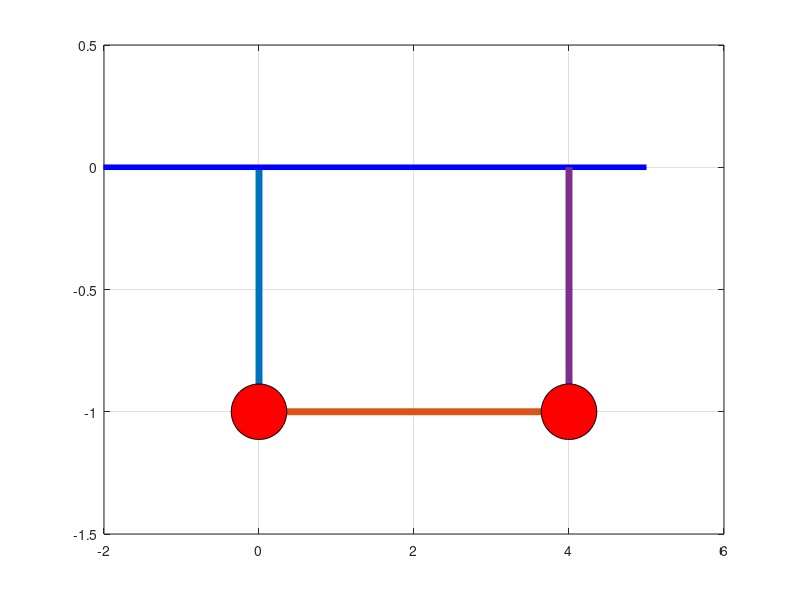

Here is the MATLAB script that generated this plot:
clear all;
close all;
clf;

%Two Coupled pendulums  

%Time parameters
tau=0.05;
tfinal=20;
t=0:tau:tfinal;
N=length(t);

x1=zeros(1,N+1);
x2=zeros(1,N+1);
v1=zeros(1,N+1);
v2=zeros(1,N+1);
a1=zeros(1,N+1);
a2=zeros(1,N+1);

%I C
x1(1)=0.24;
x2(1)=0.12;
x1(2)=x1(1)+tau*v1(1);
x2(2)=x2(1)+tau*v2(1);
v1(1)=0.32;
v2(1)=0.22;
a1(1)=0;
a2(1)=0;

g=9.8;
l=1;
k1=0.5;
k2=0.2;
m=1;


%Using the difference coupled pendulums equations

for i=3:N
  x1(i)=2*x1(i-1)-x1(i-2)+tau*tau*(-1*g/l)*sin(x1(i-1))+(k1/m)*(x2(i-1)-x1(i-1));  %discrete form of diff eq for the first mass
  x2(i)=2*x2(i-1)-x2(i-2)+tau*tau*(-1*g/l)*sin(x2(i-1))+(k2/m)*(x2(i-1)-x1(i-1));  %second mass
  v1(i-1)=(x1(i)-x1(i-2))/(2*tau); %discrete form for velocity
  v2(i-1)=(x2(i)-x2(i-2))/(2*tau);
  a1(i-1)=(v1(i)-v1(i-2))/(2*tau);  %acceleration
  a2(i-1)=(v2(i)-v2(i-2))/(2*tau);
 end 
 %Final values for velocity and acceleration
v1(N)=(x1(N)-x1(N-1))/(2*tau);
v2(N)=(x2(N)-x2(N-1))/(2*tau);
a1(N)=(v1(N)-v1(N-1))/(2*tau);
a2(N)=(v2(N)-v2(N-1))/(2*tau);  


%Animation 

ct=1;
for j=1:length(x1)
  position1=x1(j);
  position2=x2(j);
  %Pivot fices points
  %First pendulum
  x01=0;
  y01=0;
  %second
  x02=4;
  y02=0;
  %moving points
 %First 
 x11=l*cos(position1-(pi/2));
 y11=-l*sin(position1+(pi/2));
 %Second
 x22=l*cos(position2-(pi/2));
 y22=-l*sin(position2+(pi/2));

 figure(6)
 %plotting coordinates first pendulum
 plot([x01,x11],[y01,y11],'linewidth',5) 
 hold on
 %coupling line
 plot([x11,x22+4],[y11,y22],'linewidth',5)
 hold on
 %Mass first pendulum
 plot(x11,y11,'marker','o','markersize',40,'MarkerFaceColor','red','MarkerEdgeColor','black')
 %Top line
 plot([-3,5],[0,0],'b','linewidth',4)
  %Second pendullum
 plot([x02,x22+4],[y02,y22],'linewidth',5)
 hold on
 %
 plot(x22+4,y22,'marker','o','markersize',40,'MarkerFaceColor','red','MarkerEdgeColor','black')
 hold off
 axis([-2,6,-1.5,0.5])
 grid on
 pause(0.1)
 ct=ct+1;
end
